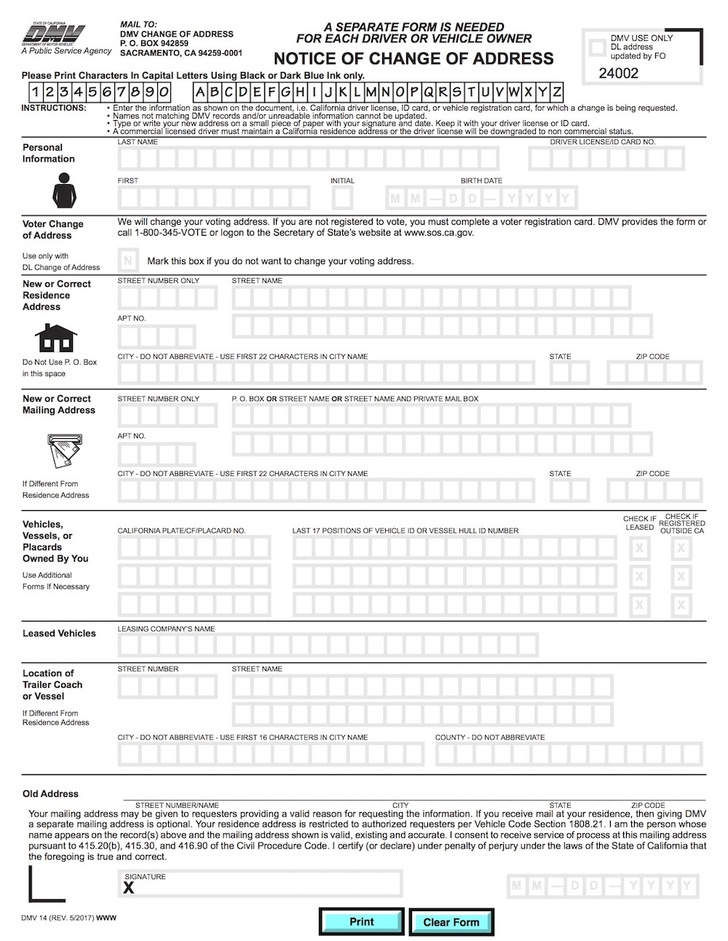
#> input picture Prac1/Lesson3/form.jpg, 728 x 941 px, shrunk from 1000 x 1293 before the run
$ jupyter execute 04_Image_Alignment.ipynb   (shell and % lines are left out)
#> lines starting #> are read from the running program, lines starting #| are printed output that depends on the picture
# 图像对齐

## 理论知识

1. 一个**Homography**将一个正方形变换为任意四边形。
2. 一个**Affine**变换将一个平面变换为另一个平面。
3. 一个**Perspective**变换将一个平面变换为另一个平面，但保持了角点的位置不变。
4. 一个**Euclidean**变换将一个平面变换为另一个平面，但保持了直线的方向不变。

## 实践 - 图像对齐

图像对齐是指将一组图像中的特征点对齐，使得它们在同一个坐标系下。这样可以方便地进行后续的图像处理。

这里采用**Homography**方法对图像进行对齐。

### 步骤

1. 读取图像
2. 计算特征点
3. 计算Homography矩阵
    我们需要4个对应点才能计算Homography矩阵，这里我们采用四个点.
4. 应用Homography变换
5. 保存结果


[cell 1]
# Imports
import os
import cv2
import numpy as np
import matplotlib.pyplot as plt

##第1步：读取模板和扫描图像

[cell 2]
# 读取参考图像
refFilename = "form.jpg"
print("Reading reference image:", refFilename)
im1 = cv2.imread(refFilename, cv2.IMREAD_COLOR)
#> im1 is the input picture: shape (941, 728, 3); mean B, G, R 237.2, 237.3, 237
im1 = cv2.cvtColor(im1, cv2.COLOR_BGR2RGB)

# 读取待对齐图像
imFilename = "scanned-form.jpg"
print("Reading image to align:", imFilename)
im2 = cv2.imread(imFilename, cv2.IMREAD_COLOR)
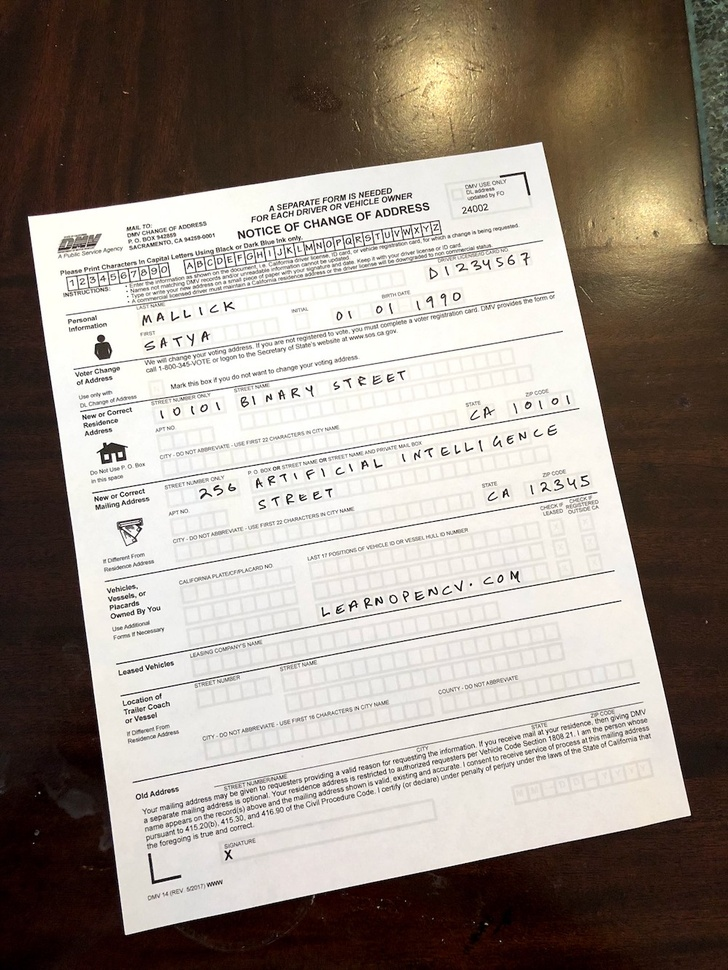
#> input picture Prac1/Lesson3/scanned-form.jpg, 728 x 970 px, shrunk from 1000 x 1333 before the run
#> im2 is the input picture: shape (970, 728, 3); mean B, G, R 135.9, 144.8, 154.5
im2 = cv2.cvtColor(im2, cv2.COLOR_BGR2RGB)

[cell 3]
# Display Images

plt.figure(figsize=[20, 10]);
plt.subplot(121); plt.axis('off'); plt.imshow(im1); plt.title("Original Form")
plt.subplot(122); plt.axis('off'); plt.imshow(im2); plt.title("Scanned Form")
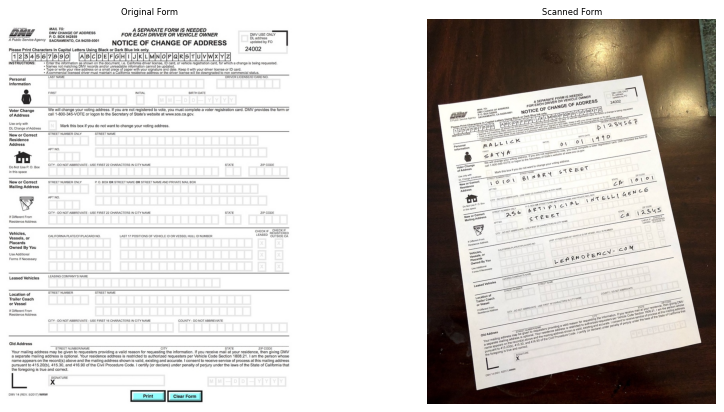
#> figure drawn by matplotlib, 2 panels

## 第2步：在两幅图像中找到关键点

关键点是稳定的图像变换下的点。它们用于描述图像内容，并在图像对齐和匹配中起着重要作用。
将关键点想象成稳定的图像变换下的角点。它们可以用来描述图像内容，并在图像对齐和匹配中发挥重要作用。

[cell 4]
# 转换为灰度图
im1_gray = cv2.cvtColor(im1, cv2.COLOR_BGR2GRAY)
im2_gray = cv2.cvtColor(im2, cv2.COLOR_BGR2GRAY)
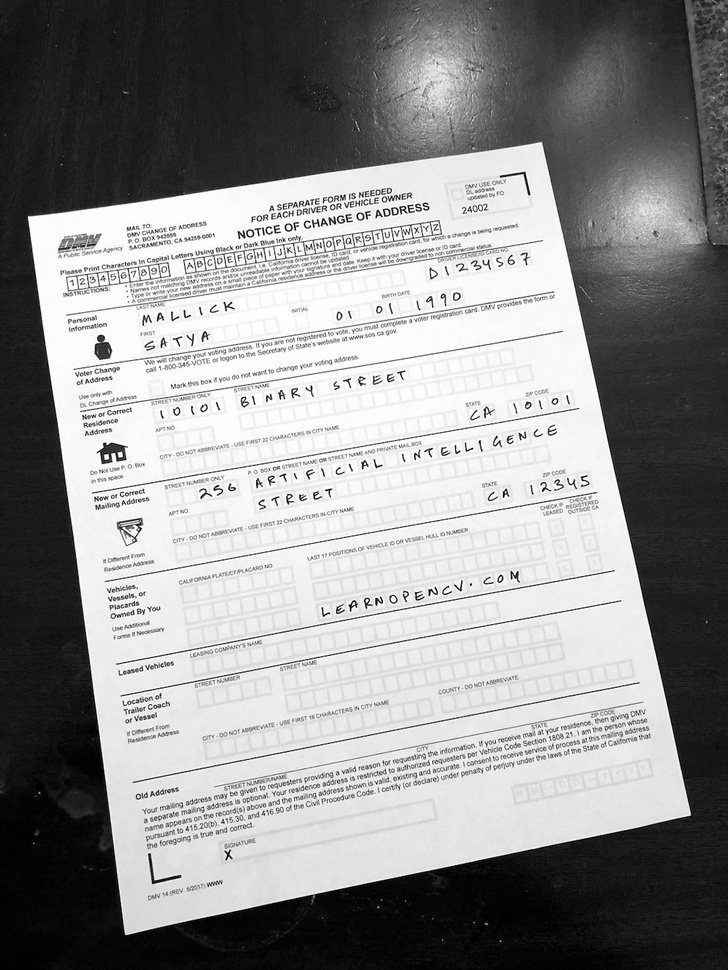
#> im2_gray: shape (970, 728); min 0, max 255, mean 143.3

# 检测特征点和描述符
MAX_NUM_FEATURES = 500
orb = cv2.ORB_create(MAX_NUM_FEATURES)
keypoints1, descriptors1 = orb.detectAndCompute(im1_gray, None)
#> keypoints1 = 500 keypoints; strongest (x, y, size): (360, 58, 31), (356, 53, 31), (292, 56, 37.2), (378, 61, 31)
keypoints2, descriptors2 = orb.detectAndCompute(im2_gray, None)
#> keypoints2 = 500 keypoints; strongest (x, y, size): (429, 590, 31), (582, 477, 31), (353, 601, 31), (285, 226, 31)

# 显示特征点
im1_display = cv2.drawKeypoints(im1, keypoints1, outImage=np.array([]),
                                color=(255, 0, 0), flags=cv2.DRAW_MATCHES_FLAGS_DRAW_RICH_KEYPOINTS)
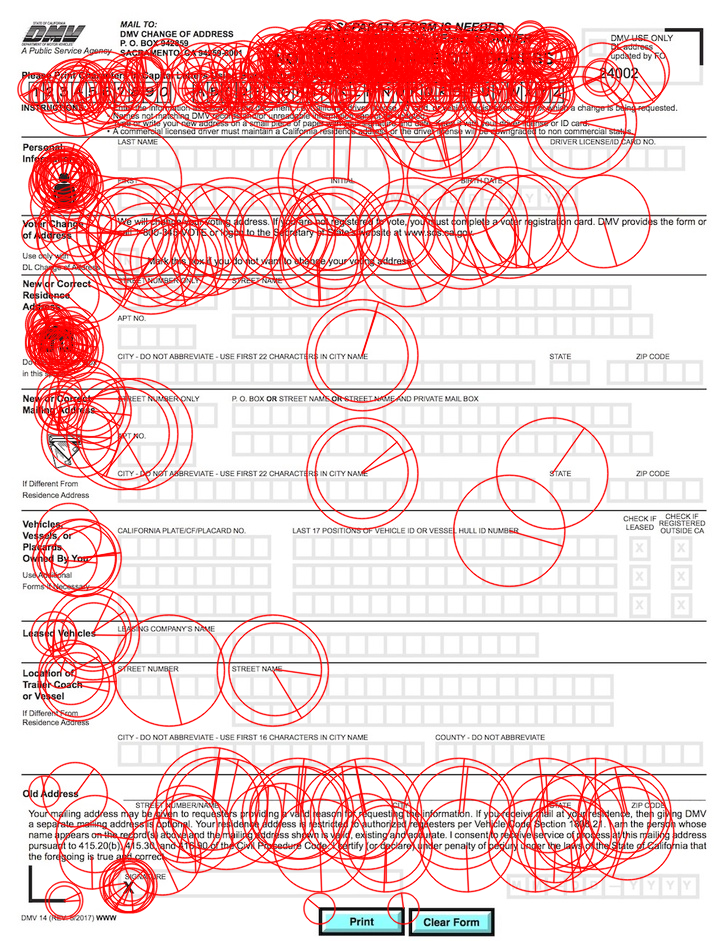
#> im1_display: shape (941, 728, 3); mean R, G, B 241.1, 209.5, 209.5

im2_display = cv2.drawKeypoints(im2, keypoints2, outImage=np.array([]),
                                color=(255, 0, 0), flags=cv2.DRAW_MATCHES_FLAGS_DRAW_RICH_KEYPOINTS)
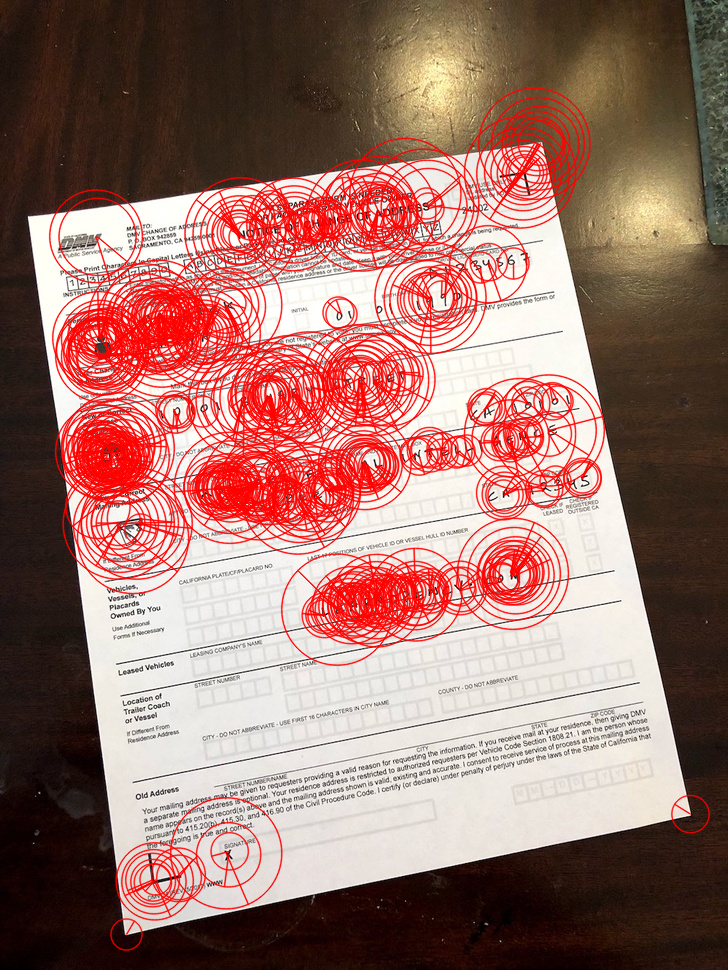
#> im2_display: shape (970, 728, 3); mean R, G, B 158.1, 117.5, 109.2

[cell 5]
plt.figure(figsize=[20,10])
plt.subplot(121); plt.axis('off'); plt.imshow(im1_display); plt.title("Original Form");
plt.subplot(122); plt.axis('off'); plt.imshow(im2_display); plt.title("Scanned Form");

## 第3步：在两个图像中匹配关键点

[cell 6]
# 匹配特征点
matcher = cv2.DescriptorMatcher_create(cv2.DESCRIPTOR_MATCHER_BRUTEFORCE_HAMMING)

# 转换成list
matches = list(matcher.match(descriptors1, descriptors2, None))
#> matches = 500 matches

# 排序匹配结果
matches.sort(key=lambda x: x.distance, reverse=False)

# 移除不好的匹配结果
numGoodMatches = int(len(matches) * 0.1)
#> numGoodMatches = 50
matches = matches[:numGoodMatches]
#> matches = 50 matches

[cell 7]
# 画出匹配点对
im_matches = cv2.drawMatches(im1, keypoints1, im2, keypoints2, matches, None)
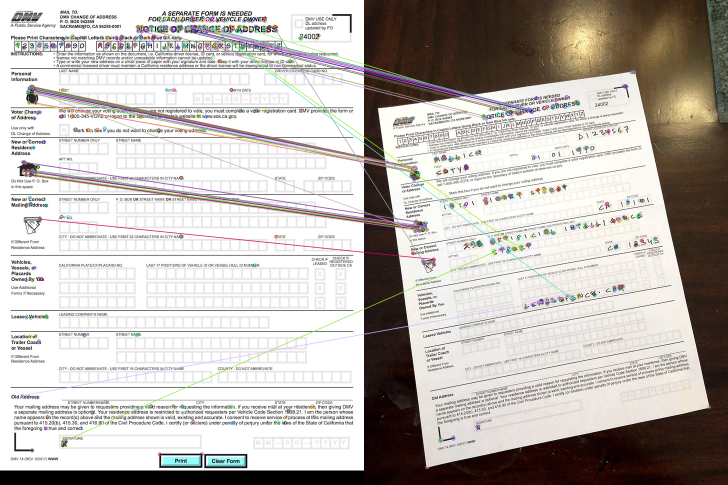
#> im_matches: shape (970, 1456, 3) (shown at 1/2 size); mean R, G, B 190.1, 185, 180.6

plt.figure(figsize=[40, 10])
plt.imshow(im_matches);plt.axis("off");plt.title("Original Form")

## Step 4:  Find Homography

[cell 8]
# 提取好的关键点的坐标
points1 = np.zeros((len(matches), 2), dtype=np.float32)
#> points1 = 50 pairs, first value 0 to 0, second value 0 to 0
points2 = np.zeros((len(matches), 2), dtype=np.float32)
#> points2 = 50 pairs, first value 0 to 0, second value 0 to 0

for i, match in enumerate(matches):
    points1[i, :] = keypoints1[match.queryIdx].pt
    points2[i, :] = keypoints2[match.trainIdx].pt
#> this loop made 50 passes
#> after the loop, points1 = 50 pairs, first value 44 to 551.5, second value 53.28 to 882.7; points2 = 50 pairs, first value 96 to 414.7, second value 218 to 597.2

# 找到 homography变换矩阵
h, mask = cv2.findHomography(points2, points1, cv2.RANSAC)
#> h = [[1.34, -0.203, -2.62], [0.189, 1.4, -316.5], [-0.000126, 3.52e-05, 1]]; mask = 50 values, max 1 at index 0, min 0 at index 13, mean 0.66

## 第5步：对齐图像

在这一步中，我们将对齐图像，使其具有相同的视角和光照条件。
使用OpenCV中的`findHomography`函数来计算图像之间的变换矩阵，然后使用`warpPerspective`函数来对图像进行变换。

[cell 9]
#  homography 对齐图像
height, width, channels = im1.shape
#> height = 941; width = 728; channels = 3
im2_reg = cv2.warpPerspective(im2, h, (width, height))
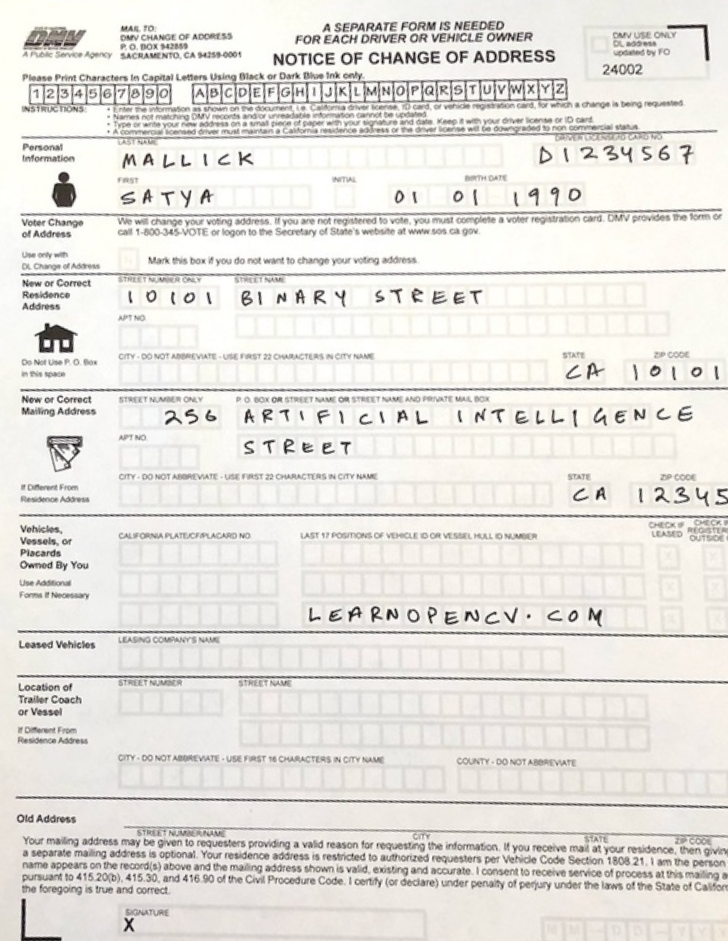
#> im2_reg: shape (941, 728, 3); mean R, G, B 230, 227.4, 222.6

# 显示结果
plt.figure(figsize=[20, 10])
plt.subplot(121);plt.imshow(im1);    plt.axis("off");plt.title("Original Form")
plt.subplot(122);plt.imshow(im2_reg);plt.axis("off");plt.title("Scanned Form")
